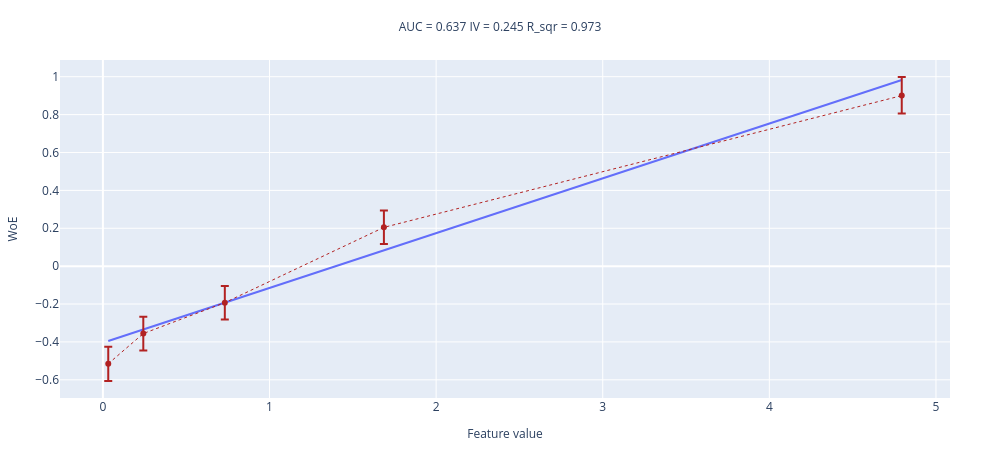

Notebook source saved alongside this figure:
### Markdown cell above
#### №2 

Запустите функцию с `values=x ** 2`. Как по графику определить эту ситуацию? Что нужно делать в таком случае?

### Code cell
np.random.seed(89)
x = np.concatenate([sps.norm(0, 1).rvs(size = sample_size // 2), sps.norm(1, 1).rvs(size = sample_size // 2)])
woe_line(values=x ** 2, target=y, n_buckets=5)

### Figure 1 — Plotly figure (JSON) as saved in the notebook; plotly's stock layout.template omitted (floating-point values rounded to 4 significant figures)
{"data": [{"mode": "lines", "name": "interpolation_line", "showlegend": false, "type": "scatter", "x": [0.03208, 0.2425, 0.7318, 1.687, 4.795], "y": [-0.3951, -0.3343, -0.1927, 0.08343, 0.9825]}, {"error_y": {"array": [0.08961, 0.08841, 0.08774, 0.08857, 0.09878], "arrayminus": [0.09169, 0.08981, 0.08849, 0.08777, 0.09482], "symmetric": false, "type": "data"}, "line": {"color": "firebrick", "dash": "dot", "width": 1}, "name": "WoE", "showlegend": false, "type": "scatter", "x": [0.03208, 0.2425, 0.7318, 1.687, 4.795], "y": [-0.5151, -0.3557, -0.1926, 0.2047, 0.9002]}], "layout": {"height": 450, "margin": {"b": 50, "l": 50, "r": 50, "t": 60}, "title": {"font": {"size": 12}, "text": "AUC = 0.637 IV = 0.245 R_sqr = 0.973 ", "x": 0.5, "xanchor": "center", "y": 0.95, "yanchor": "top"}, "width": 1000, "xaxis": {"title": {"font": {"size": 12}, "text": "Feature value"}}, "yaxis": {"title": {"font": {"size": 12}, "text": "WoE"}}}}
